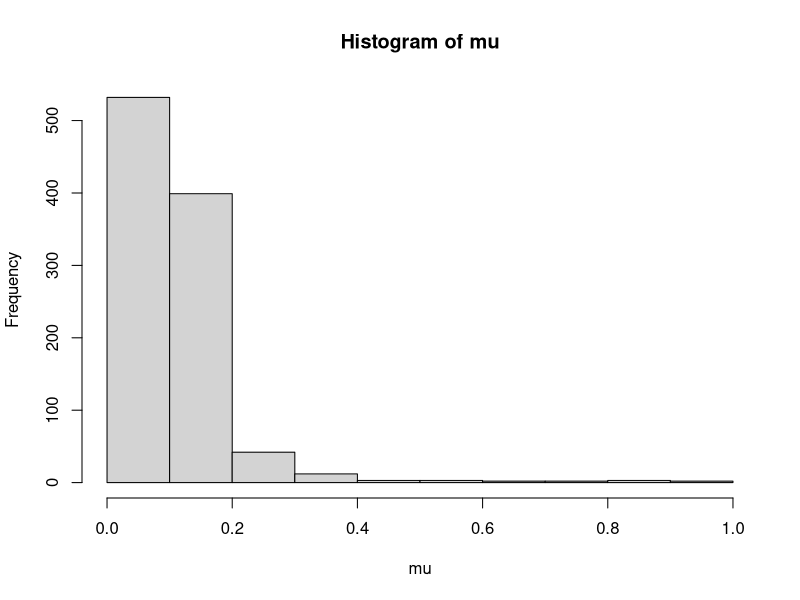

Write the R code that produced this figure. (Note: this script raises an error after producing the figure.)
# load the relevant packages
packages <- c("dplyr","tidyverse","ggplot2","SuperLearner","VIM","recipes","resample","caret","SuperLearner",
              "data.table","nnls","mvtnorm","ranger","xgboost","splines","Matrix","xtable","pROC","arm",
              "polspline","ROCR","cvAUC", "KernelKnn", "gam","glmnet")
for (package in packages) {
  if (!require(package, character.only=T, quietly=T)) {
    install.packages(package,repos='http://lib.stat.cmu.edu/R/CRAN') 
  }
}

#-----------------------------------------------------------------------------------------------------------------------------------------------
# SIMULATE DATA ----------------------------------------------------------------------------------------------------------------------
#-----------------------------------------------------------------------------------------------------------------------------------------------
set.seed(123)
n=1000
sigma <- abs(matrix(runif(25,0,1), ncol=5))
sigma <- forceSymmetric(sigma)
sigma <- as.matrix(nearPD(sigma)$mat)
x <- rmvnorm(n, mean=c(0,.25,.15,0,.1), sigma=sigma)
modelMat<-model.matrix(as.formula(~ (x[,1]+x[,2]+x[,3]+x[,4]+x[,5])^3))
beta<-runif(ncol(modelMat)-1,0,1)
beta<-c(2,beta) # setting intercept
mu <- 1-plogis(modelMat%*%beta) # true underlying risk of the outcome
y<-rbinom(n,1,mu)

hist(mu);mean(y)

x<-data.frame(x)
D<-data.frame(x,y)
# Specify the number of folds for V-fold cross-validation
folds=5
index<-split(1:1000,1:folds)

# Trying screen.corRank
screen.corRank <- function (Y, X, family, method = "pearson", rank = 2, ...) 
{
  listp <- apply(X, 2, function(x, Y, method) {
    ifelse(var(x) <= 0, 1, cor.test(x, y = Y, method = method)$p.value)
  }, Y = Y, method = method)
  whichVariable <- (rank(listp) <= rank)
  return(whichVariable)
}
# And creating a logical vector indicating which variables to select 
whichVariable <-  screen.corRank(Y=D$y, X=D[,-6])


## split data into 5 groups for 5-fold cross-validation 
## we do this here so that the exact same folds will be used in 
## both the SL fit with the R package, and the hand coded SL
splt<-lapply(1:folds,function(ind) D[index[[ind]],])
# view the first 6 observations in the first [[1]] and second [[2]] folds
head(splt[[1]])
head(splt[[2]])

#-----------------------------------------------------------------------------------------------------------------------------------------------
#-----------------------------------------------------------------------------------------------------------------------------------------------
#-----------------------------------------------------------------------------------------------------------------------------------------------

#-----------------------------------------------------------------------------------------------------------------------------------------------
# Fitting the Superlearner: Original Version ---------------------------------------------------------------------------------------------------
#-----------------------------------------------------------------------------------------------------------------------------------------------

# NO SCREENING
set.seed(123)
SL.glmnet_new <- create.Learner("SL.glmnet",params=list(nfolds=200))

sl.lib <- list("SL.mean", SL.glmnet_new$names)
SLfitY<-SuperLearner(Y=y,X=x,family="binomial",
                     method="method.AUC",
                     SL.library=sl.lib,
                     cvControl=list(V=folds, validRows=index))
SLfitY

SLfitY$Z[,2]

# WITH SCREENING
set.seed(123)
sl.lib <- list("SL.mean", SL.glmnet_new$names, c(SL.glmnet_new$names, "screen.corRank"))
SLfitY_scr<-SuperLearner(Y=y,X=x,family="binomial",
                         method="method.AUC",
                         SL.library=sl.lib,
                         cvControl=list(V=folds, validRows=index))
SLfitY_scr
SLfitY_scr$whichScreen
SLfitY_scr$Z[,2]
#-----------------------------------------------------------------------------------------------------------------------------------------------
#-----------------------------------------------------------------------------------------------------------------------------------------------
#-----------------------------------------------------------------------------------------------------------------------------------------------


#--------------------------------------------------------------------------------------------------------------------------------------------------------------
# Hand-coding Super Learner -----------------------------------------------------------------------------------------------------------------------------------
#--------------------------------------------------------------------------------------------------------------------------------------------------------------
###########  Fitting individual algorithms on the training set (but not the ii-th validation set) ########### 
## For cv.glmnet, had to change to leave-one-out cross-validation. nfolds = 200 because there are 200 observations in each fold in splt. 
m1 <- lapply(1:folds,function(ii) weighted.mean(rbindlist(splt[-ii])$y)) #mean - SL function uses weighted.mean
set.seed(123)
m2 <- lapply(1:folds, function(ii) cv.glmnet(model.matrix(~-1 + ., do.call(rbind,splt[-ii])[,-6]), 
                                             do.call(rbind,splt[-ii])[,6], lambda=NULL, 
                                             nlambda = 100, type.measure="deviance", nfolds=200, family="binomial", alpha=1)) #glmnet
#glmnet with screen.corRank
# subset first to remove the outcome variable (position 6), then to select just those variables with TRUE in whichVariable
set.seed(123)
m3 <- lapply(1:folds, function(ii) cv.glmnet(model.matrix(~-1 + ., do.call(rbind,splt[-ii])[,-6][,whichVariable]),
                                             do.call(rbind,splt[-ii])[,6], lambda=NULL,
                                             nlambda = 100, type.measure = "deviance", nfolds=200, family="binomial", alpha=1))


########### Predict ########### 
p1 <- lapply(1:folds, function(ii) rep(m1[[ii]], nrow(splt[[ii]])))
set.seed(123)
p2 <- lapply(1:folds, function(ii) predict(m2[[ii]], newx = model.matrix(~-1 + ., do.call(rbind,splt[ii])[,-6]), s="lambda.min", type="response"))
# Checking that the predictions are the same as from the SL function
cbind(sort(SLfitY$Z[,2]),sort(as.numeric(do.call(rbind,p2))),round(sort(SLfitY$Z[,2])-sort(as.numeric(do.call(rbind,p2))),4))
head(sort(SLfitY$Z[,2]))
head(sort(as.numeric(do.call(rbind,p2))))

set.seed(123)
p3 <- lapply(1:folds, function(ii) predict(m3[[ii]], newx = model.matrix(~-1 + ., do.call(rbind,splt[ii])[,-6][,whichVariable]), s="lambda.min", type="response"))
#Checking that predictions match SL function with variable selection 
cbind(sort(SLfitY_scr$Z[,2]),sort(as.numeric(do.call(rbind,p3))),round(sort(SLfitY_scr$Z[,2])-sort(as.numeric(do.call(rbind,p3))),4))
head(sort(SLfitY_scr$Z[,2]))
head(sort(as.numeric(do.call(rbind,p3))))

############  update dataframe 'splt' so that column1 is the observed outcome (y) and subsequent columns contain predictions above ########### 
for(i in 1:folds){
  splt[[i]]<-cbind(splt[[i]][,6], p1[[i]], p2[[i]], p3[[i]])
}

########### View the first 6 observations in the first fold ########### 
head(data.frame(splt[[1]]))

########### CV risk ########### 
risk1<-lapply(1:folds,function(ii) 1-AUC(predictions=splt[[ii]][,2], labels=splt[[ii]][,1]))    # CV-risk for mean
risk2 <- lapply(1:folds, function(ii) 1-AUC(predictions=splt[[ii]][,3], labels=splt[[i]][,1]))  # CV-risk for glmnet all
risk3 <- lapply(1:folds, function(ii) 1-AUC(predictions=splt[[ii]][,4], labels=splt[[i]][,1]))  # CV-risk for glmnet screen corRank

a<-rbind(cbind("mean",mean(do.call(rbind, risk1),na.rm=T)),
         cbind("glmnet",mean(do.call(rbind, risk2),na.rm=T)),
         cbind("glmnet_select",mean(do.call(rbind,risk3), na.rm=T)))

########### Predictions for metalearner ########### 
X<-data.frame(do.call(rbind,splt),row.names=NULL);  names(X)<-c("y","AC.mean","AC.glmnet_All","AC.glmnet_screen.corRank")
head(X)

bounds = c(0, Inf)
SL.r<-function(A, y, par){
  A<-as.matrix(A)
  names(par)<-c("AC.mean","AC.glmnet_All","AC.glmnet_screen.corRank")
  predictions <- crossprod(t(A),par)
  cvRisk <- 1 - AUC(predictions = predictions, labels = y)
}

init <- rep(1/3, 3)
fit <- optim(par=init, fn=SL.r, A=X[,2:4], y=X[,1], 
             method="L-BFGS-B",lower=bounds[1],upper=bounds[2])
fit

alpha<-fit$par/sum(fit$par)
alpha

# Compare 
SLfitY_scr
alpha
a

#-----------------------------------------------------------------------------------------------------------------------------------------------
#-----------------------------------------------------------------------------------------------------------------------------------------------
#-----------------------------------------------------------------------------------------------------------------------------------------------